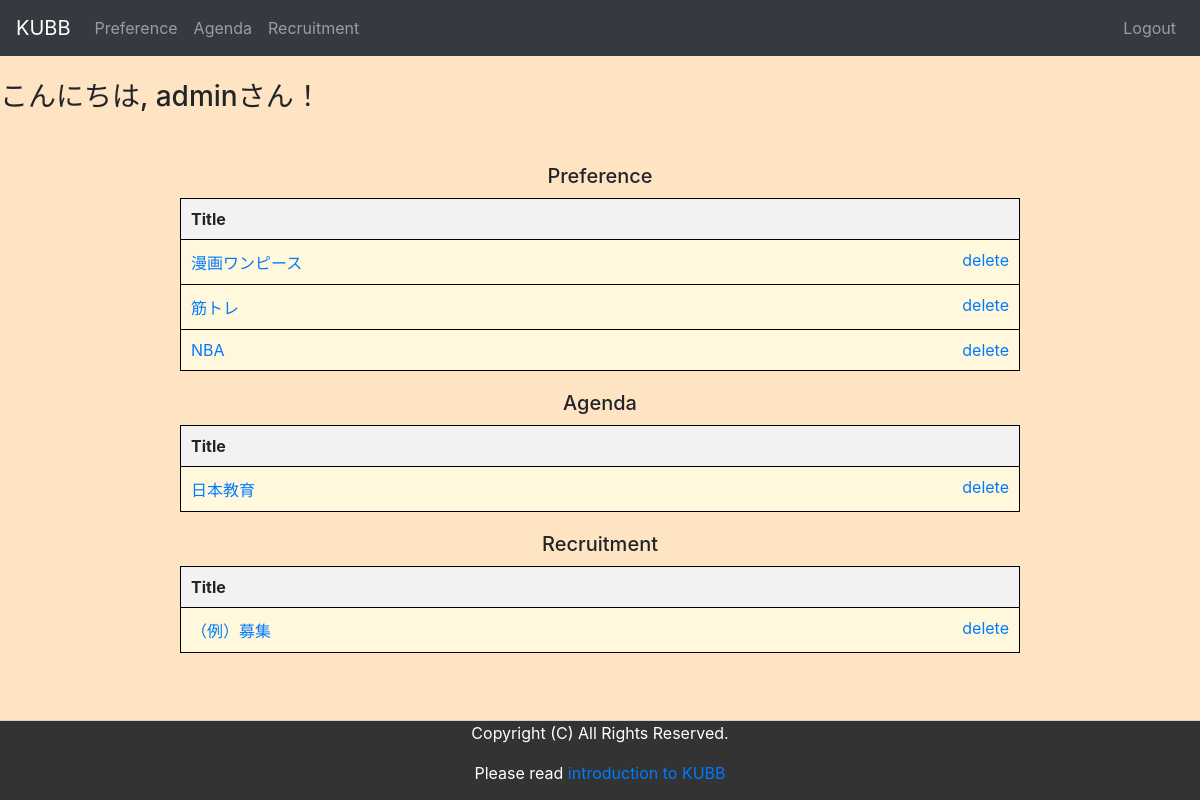
The app's page / (signed in) with its own data.
### accounts/models.py (models this page shows, shortened)
class CustomUser(AbstractBaseUser, PermissionsMixin):
    username = models.CharField(default='', max_length=10, unique=True)
    email = models.EmailField(unique=True)
    is_staff = models.BooleanField(default=False)
    is_active = models.BooleanField(default=True)
    date_joined = models.DateTimeField(auto_now_add=True)
    icon_id = models.IntegerField(default=0)
    USERNAME_FIELD = 'username'
    EMAIL_FIELD = "email"
    REQUIRED_FIELDS = ["email"]
    objects = MyUserManager()

### dream/models.py (models this page shows)
class Preference_people(models.Model):
    title = models.ForeignKey(Preference,null=False,db_column='title',to_field='title', on_delete=models.CASCADE, default='title')
    username = models.CharField(max_length=100,default='usernname')

class Preference(models.Model):
    title = models.CharField(max_length=50, unique=True)
    body = models.CharField(max_length=200,blank=True)
    name = models.CharField(max_length=20,blank=True)
    create_date = models.DateField(auto_now=True)
    tags = models.ManyToManyField(Preference_Tag, blank=True)
    def __str__(self):
        return self.title

class Agenda_people(models.Model):
    title = models.ForeignKey(Agenda,null=False,db_column='title', to_field='title', on_delete=models.CASCADE, default='title')
    username = models.CharField(max_length=100,default='usernname')

class Agenda(models.Model):
    title = models.CharField(max_length=50,unique=True)
    body = models.CharField(max_length=200)
    name = models.CharField(max_length=20,blank=True)
    create_date = models.DateField(auto_now=True)
    tags = models.ManyToManyField(Agenda_Tag, blank=True)
    def __str__(self):
        return self.title

class Recruitment_people(models.Model):
    title = models.ForeignKey(Recruitment,null=False,db_column='title', to_field='title', on_delete=models.CASCADE, default='title')
    username = models.CharField(max_length=100,default='usernname')

class Recruitment(models.Model):
    title = models.CharField(max_length=50,unique=True)
    body = models.CharField(max_length=200)
    adress = models.CharField(max_length=20,blank=False,default='adress')
    create_date = models.DateField( auto_now=True)
    tags = models.ManyToManyField(Recruitment_Tag, blank=True)
    author = models.CharField(max_length=50, blank=True)
    def __str__(self):
        return self.title

### dream/views.py (the view)
# urls.py: path('', views.index, name='index'),
@login_required
def index(request):
        name=request.user.username
        preference = Preference_people.objects.filter(username=name)
        agenda = Agenda_people.objects.filter(username=name)
        recruitment = Recruitment_people.objects.filter(username=name)
        context = {
            'preference': preference,
            'agenda': agenda,
            'recruitment': recruitment,
        }
        return render(request, 'dream/index.html', context)

### dream/templates/dream/index.html (shortened to what this page needs)
{% extends "dream/base.html" %}
{% block content %}
        {% if request.user.is_authenticated %}
            <h3>
                こんにちは, {{ user.username }}さん！
            </h3>
        {% endif %}
    <div class="gray-box">
        <div class="center-content">
            <table>
                <h1>Preference</h1>
                <tr>
                    <th>Title</th>
                </tr>
                    {% for i in preference %}
                    <tr>
                        <td><a href="{% url 'dream:preference_groupchat' room_name=i.title %}">{{ i.title }}</a>
                        <a href="{% url 'dream:preference_like_delete' id=i.id %}" class="delete_button">delete</a></td>
                    </tr>
                    {% endfor %}
            </table>
            <table>
                <h1>Agenda</h1>
                <tr>
                    <th>Title</th>
                </tr>
                {% for i in agenda %}
                <tr>
                    <td><a href="{% url 'dream:agenda_groupchat' room_name=i.title %}">{{ i.title }}</a>
                    <a href="{% url 'dream:agenda_like_delete' id=i.id %}" class="delete_button">delete</a></td>
                </tr>
                {% endfor %}
            </table>
            <table>
                <h1>Recruitment</h1>
                <tr>
                    <th>Title</th>
                </tr>
                {% for i in recruitment %}
                <tr>
                    <td><a href="{% url 'dream:detail' title=i.title %}">{{ i.title }}</a>
                    <a href="{% url 'dream:recruitment_like_delete' id=i.id %}" class="delete_button">delete</a></td>
                </tr>
                {% endfor %}
            </table>
        </div>
    </div>
{% endblock %}

### dream/templates/dream/index.html (style rules this page uses)
.gray-box { margin-bottom: 80px; }
body { margin: 0; padding: 0; background: #FFDEAD }
h1 { font-size: 20px; margin-bottom: 10px; }
table { width: 70%; border-collapse: collapse; margin-bottom: 20px; }
th { background-color: #f2f2f2; }
th, td { padding: 10px; text-align: left; border-bottom: 1px solid #ddd; }
.center-content h1 { text-align: left; }
.delete_button { float: right; }

### dream/templates/dream/base.html (style rules this page uses)
body { margin: 0; padding: 0; background-color: #FFE4C4; }
.center-content { display: flex; flex-direction: column; align-items: center; text-align: center; margin-top: 50px; }
th { background-color: #f2f2f2; }
th, td { padding: 10px; text-align: left; border: 1.5px solid black; vertical-align: middle; }
td { background-color: #FFF8DC; }

### records on screen
CustomUser: username "admin"
Preference_people: title "漫画ワンピース"
Preference_people: title "筋トレ"
Preference_people: title "NBA"
Agenda_people: title "日本教育"
Recruitment_people: title "（例）募集"
